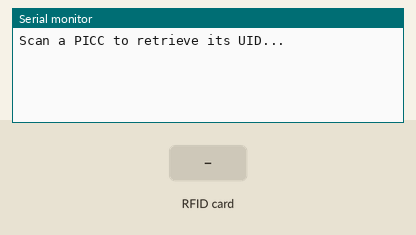
Bench run of a sketch on a simulated Arduino Uno, built with avr-gcc and run on an emulated ATmega328P. Shown: the last lines printed to the serial monitor. The inputs (shaded band) are chosen by the test bench.

Above: at 1.2 s.
1.3 s: RFID card DE AD BE EF held to the reader
At 1.7 s:
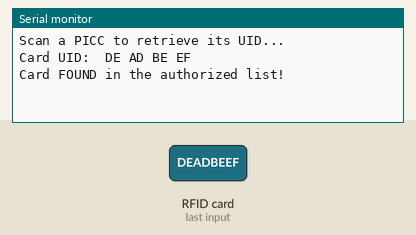
2.8 s: RFID card 12 34 56 78 held to the reader
At 4.5 s:
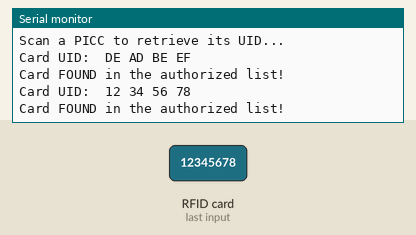
4.8 s: RFID card 90 AB CD EF held to the reader
At 6.2 s:
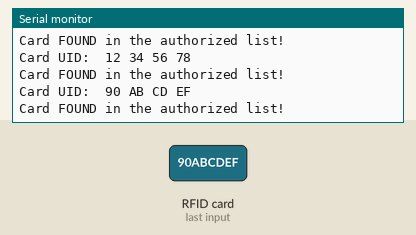
6.8 s: RFID card 5E 7A 19 C4 held to the reader
At 7.9 s:
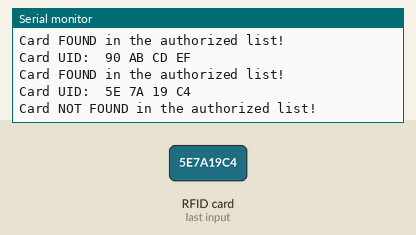

Measured:
- after the input at 1.3 s, the serial monitor: prints a new line at once (image 1)
- after the input at 2.8 s, the serial monitor: prints a new line after 0.51 s (image 2)
- after the input at 4.8 s, the serial monitor: prints a new line after 0.51 s (image 3)
- after the input at 6.8 s, the serial monitor: prints a new line after 0.52 s (image 4)

The sketch:

rfidtest.ino
```cpp
#include <MFRC522v2.h>
#include <MFRC522DriverSPI.h>
#include <MFRC522DriverPinSimple.h>

MFRC522DriverPinSimple ss_pin(21);
MFRC522DriverSPI driver{ss_pin}; // Create SPI driver
MFRC522 mfrc522{driver};         // Create MFRC522 instance

// List of authorized UIDs
const byte authorizedCards[][4] = {
    {0xDE, 0xAD, 0xBE, 0xEF},
    {0x12, 0x34, 0x56, 0x78},
    {0x90, 0xAB, 0xCD, 0xEF},
    {0x53, 0x69, 0xB2, 0xD9} // Newly added card
};
const int numAuthorizedCards = sizeof(authorizedCards) / sizeof(authorizedCards[0]);

bool checkAuthorized(byte *uid, byte size) {
    for (int i = 0; i < numAuthorizedCards; i++) {
        bool match = true;
        for (int j = 0; j < size; j++) {
            if (authorizedCards[i][j] != uid[j]) {
                match = false;
                break;
            }
        }
        if (match) return true;
    }
    return false;
}

void setup() {
    Serial.begin(115200);
    while (!Serial);

    mfrc522.PCD_Init();
    Serial.println(F("Scan a PICC to retrieve its UID..."));
}

void loop() {
    if (!mfrc522.PICC_IsNewCardPresent()) {
        return;
    }

    if (!mfrc522.PICC_ReadCardSerial()) {
        return;
    }

    Serial.print("Card UID: ");
    for (byte i = 0; i < mfrc522.uid.size; i++) {
        Serial.print(mfrc522.uid.uidByte[i] < 0x10 ? " 0" : " ");
        Serial.print(mfrc522.uid.uidByte[i], HEX);
    }
    Serial.println();

    if (checkAuthorized(mfrc522.uid.uidByte, mfrc522.uid.size)) {
        Serial.println("Card FOUND in the authorized list!");
    } else {
        Serial.println("Card NOT FOUND in the authorized list!");
    }

    delay(2000);
}
```
